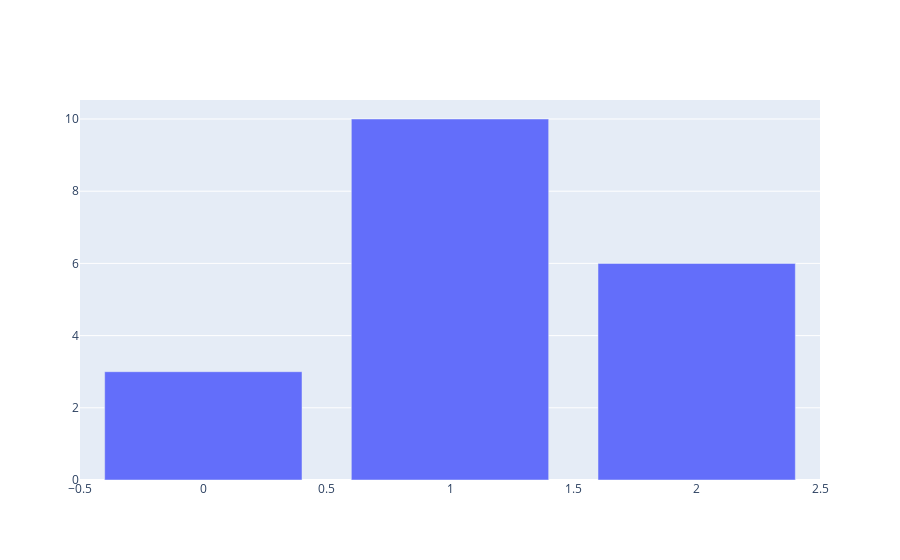

The notebook cell this image was saved under:
### Code cell
import plotly.graph_objects as go

# 데이터 불러오기
y = [3,10,6]
fig = go.Figure(
    data = [go.Bar(y=y)]
)
fig.show()

### Figure 1 — Plotly figure (JSON) as saved in the notebook; plotly's stock layout.template omitted (floating-point values rounded to 4 significant figures)
{"data": [{"type": "bar", "y": [3, 10, 6]}], "layout": {"autosize": true, "xaxis": {"autorange": true, "range": [-0.5, 2.5]}, "yaxis": {"autorange": true, "range": [0, 10.53], "type": "linear"}}}
